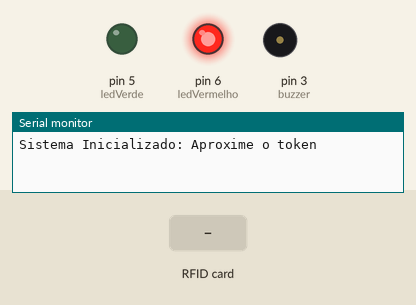
Simulated run of this sketch. Board: Arduino Uno, built with avr-gcc and run on an emulated ATmega328P. Parts: output pins drawn as LEDs (lit = HIGH), buzzer (waves = sounding, pin HIGH), the last lines printed to the serial monitor. Inputs (shaded band) come from the test bench. Pins used as bus, display or sensor lines are not drawn.

Above: at 1.2 s.
1.3 s: RFID card 5E 7A 19 C4 held to the reader
At 3.2 s:
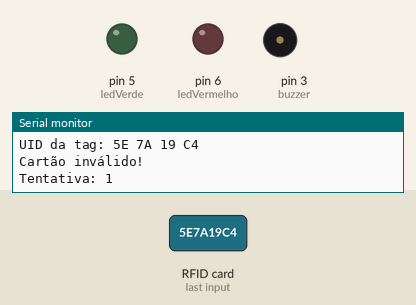
4.3 s: RFID card 73 2E 88 11 held to the reader
At 5.0 s:
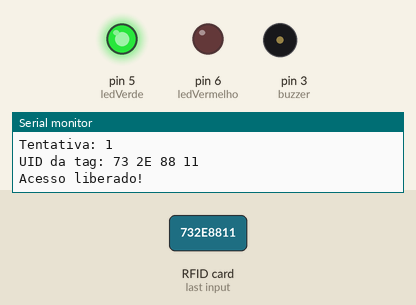
Timing chart, 0 to 15.8 s (numbered marks = the images above; inputs shaded):
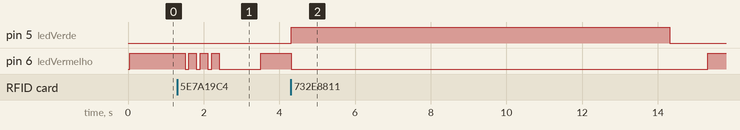

Measured:
- after the input at 1.3 s, pin 6 (ledVermelho): goes 3 × (LOW 0.10 s, HIGH 0.20 s), LOW 1.1 s, then HIGH, starting after 0.21 s
- after the input at 4.3 s, pin 5 (ledVerde): LOW → HIGH at once, → LOW 10.0 s later; pin 6 (ledVermelho): HIGH → LOW at once, → HIGH 11.0 s later

The sketch:

SPI.ino
```cpp
#include <SPI.h>
#include <MFRC522.h>

#define PINO_SS 10
#define PINO_RST 9
#define ledVermelho 6
#define ledVerde 5
#define buzzer 3

int contador = 0;
unsigned long temporizador;

MFRC522 mfrc522(PINO_SS, PINO_RST);

void piscarLed() {
  digitalWrite(ledVermelho, HIGH);
  delay(200);
  digitalWrite(ledVermelho, LOW);
  delay(100);
}

void setup() {
  Serial.begin(9600);
  SPI.begin();
  mfrc522.PCD_Init();
  Serial.println("Sistema Inicializado: Aproxime o token");
  pinMode(ledVermelho, OUTPUT);
  pinMode(ledVerde, OUTPUT);
  pinMode(buzzer, OUTPUT);
}

void loop() {
  digitalWrite(ledVermelho, HIGH);

  if (!mfrc522.PICC_IsNewCardPresent()) return;
  if (!mfrc522.PICC_ReadCardSerial()) return;

  Serial.print("UID da tag:");
  String conteudo= "";
  byte letra;

  for (byte i = 0; i < mfrc522.uid.size; i++) {
    if(mfrc522.uid.uidByte[i] < 0x10) Serial.print(" 0");
    else Serial.print(" ");

    Serial.print(mfrc522.uid.uidByte[i], HEX);

    if(mfrc522.uid.uidByte[i] < 0x10) conteudo.concat(String(" 0"));
    else conteudo.concat(String(" "));

    conteudo.concat(String(mfrc522.uid.uidByte[i], HEX));
  }

  Serial.println();
  conteudo.toUpperCase();

  if (conteudo.substring(1) == "73 2E 88 11") {
    contador = 0;

    Serial.println("Acesso liberado!");
    digitalWrite(ledVerde,HIGH);
    digitalWrite(ledVermelho,LOW);
    delay(10000);
    digitalWrite(ledVerde,LOW);

  } else {
    contador++;

    Serial.println("Cartão inválido!");
    Serial.println("Tentativa: " + (String)contador);

    for (int i = 0; i <= 3; i++) piscarLed();

    if(contador >= 5) {
      temporizador = millis();
      while(millis() - temporizador < 30000) {
        digitalWrite(buzzer, HIGH);
        piscarLed();
      }
      digitalWrite(buzzer, LOW);
    }
  }
  delay(1000);
}
```
